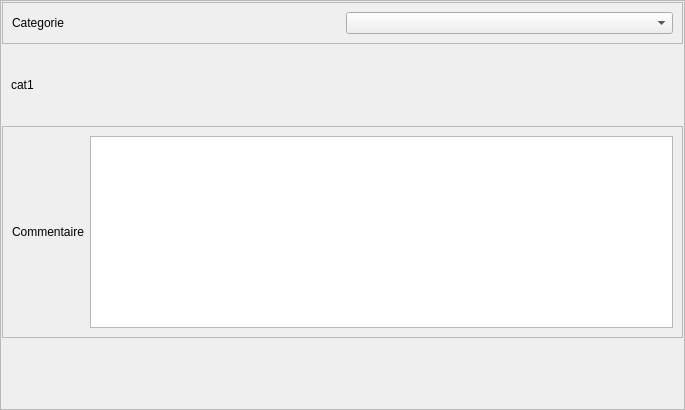
<?xml version="1.0" encoding="UTF-8"?>
<ui version="4.0">
 <class>Form</class>
 <widget class="QWidget" name="Form">
  <property name="geometry">
   <rect>
    <x>0</x>
    <y>0</y>
    <width>685</width>
    <height>410</height>
   </rect>
  </property>
  <property name="windowTitle">
   <string>Form</string>
  </property>
  <layout class="QVBoxLayout" name="verticalLayout_2">
   <property name="margin">
    <number>0</number>
   </property>
   <item>
    <widget class="QFrame" name="frame_2">
     <property name="frameShape">
      <enum>QFrame::StyledPanel</enum>
     </property>
     <property name="frameShadow">
      <enum>QFrame::Raised</enum>
     </property>
     <layout class="QVBoxLayout" name="verticalLayout_4">
      <property name="margin">
       <number>1</number>
      </property>
      <item>
       <widget class="QFrame" name="frame">
        <property name="frameShape">
         <enum>QFrame::StyledPanel</enum>
        </property>
        <property name="frameShadow">
         <enum>QFrame::Raised</enum>
        </property>
        <layout class="QGridLayout" name="gridLayout">
         <item row="0" column="0">
          <widget class="QLabel" name="label_11">
           <property name="text">
            <string>Categorie</string>
           </property>
          </widget>
         </item>
         <item row="0" column="1">
          <widget class="QComboBox" name="comboBox_cat"/>
         </item>
        </layout>
       </widget>
      </item>
      <item>
       <widget class="QStackedWidget" name="stackedWidget">
        <property name="currentIndex">
         <number>0</number>
        </property>
        <widget class="QWidget" name="page">
         <layout class="QVBoxLayout" name="verticalLayout">
          <item>
           <widget class="QLabel" name="label">
            <property name="text">
             <string>cat1</string>
            </property>
           </widget>
          </item>
         </layout>
        </widget>
        <widget class="QWidget" name="page_2">
         <layout class="QVBoxLayout" name="verticalLayout_3">
          <item>
           <widget class="QLabel" name="label_2">
            <property name="text">
             <string>cat2</string>
            </property>
           </widget>
          </item>
         </layout>
        </widget>
       </widget>
      </item>
      <item>
       <widget class="QFrame" name="frame_3">
        <property name="frameShape">
         <enum>QFrame::StyledPanel</enum>
        </property>
        <property name="frameShadow">
         <enum>QFrame::Raised</enum>
        </property>
        <layout class="QGridLayout" name="gridLayout_2">
         <item row="0" column="1">
          <widget class="QTextBrowser" name="textBrowser_comm">
           <property name="readOnly">
            <bool>false</bool>
           </property>
          </widget>
         </item>
         <item row="0" column="0">
          <widget class="QLabel" name="label_9">
           <property name="text">
            <string>Commentaire</string>
           </property>
          </widget>
         </item>
        </layout>
       </widget>
      </item>
      <item>
       <spacer name="verticalSpacer">
        <property name="orientation">
         <enum>Qt::Vertical</enum>
        </property>
        <property name="sizeHint" stdset="0">
         <size>
          <width>20</width>
          <height>40</height>
         </size>
        </property>
       </spacer>
      </item>
     </layout>
    </widget>
   </item>
  </layout>
 </widget>
 <resources/>
 <connections/>
</ui>
